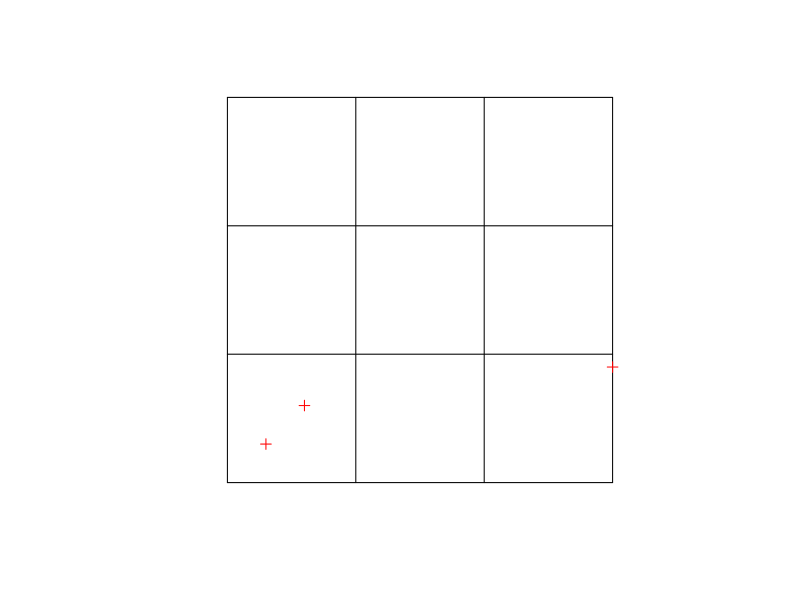
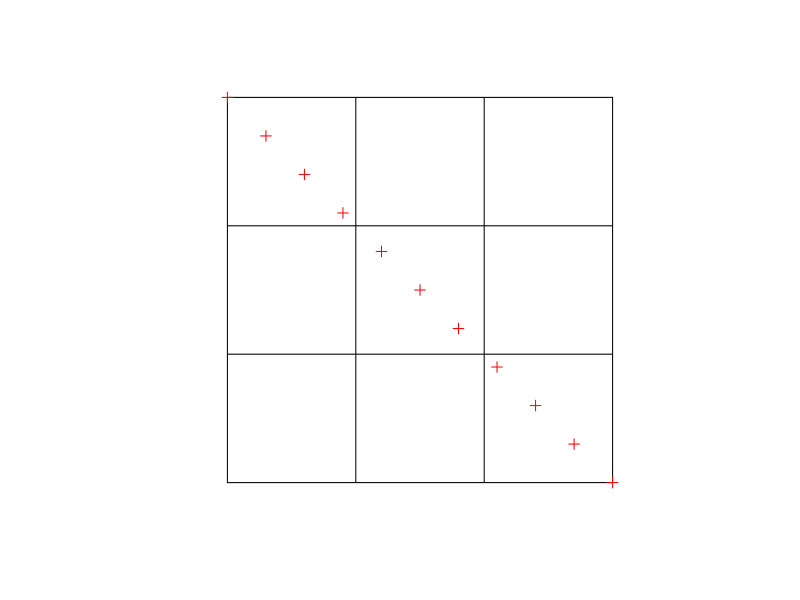

Write the R code that produced these figures, in order.
library(sp)

# define the extent of the area you want to cover
xmin <- 0
xmax <- 10
ymin <- 0
ymax <- 10

# define the number of cells in the x and y directions
ncellx <- 3
ncelly <- 3

cellsize <- ((xmax - xmin)/ ncellx)

# create a SpatialPolygons object to represent the area
area_poly <- SpatialPolygons(list(Polygons(list(Polygon(cbind(c(xmin, xmax, xmax, xmin), c(ymin, ymin, ymax, ymax)))), ID = "1")))

# create a SpatialGrid object to represent the grid over the area
grid <- GridTopology(c(xmin + cellsize/2, ymin + cellsize/2), c(cellsize, cellsize), c(ncellx, ncelly))
grid_sp <- SpatialGrid(grid)

# generate path1 x-y coordinates within the area
points1_df <- data.frame(x = c(1,2,10), y = c(1,2,3))
points1_sp <- SpatialPoints(points1_df)

# generate path2 x-y coordinates within the area
points2_df <- data.frame(x = c(10,9,8,7,6,5,4,3,2,1,0), y = c(0,1,2,3,4,5,6,7,8,9,10))
points2_sp <- SpatialPoints(points2_df)

# use the "over()" function to find which grid cells contain the x-y coordinates
points1_grid <- over(points1_sp, grid_sp)
points2_grid <- over(points2_sp, grid_sp)

# plot the grid and the x-y coordinates within the area
plot(grid_sp)
plot(points1_sp, add = TRUE, col = "red")

plot(grid_sp)
plot(points2_sp, add = TRUE, col = "red")

# Get the indices of the overlapping grid cells
overlapping_indices <- intersect(points1_grid, points2_grid)

# Get the indices of the non-overlapping grid cells for points1
# aka grids that exist in path1 but not path2
non_overlapping_indices_1 <- setdiff(points1_grid, union(overlapping_indices, points2_grid))

# Get the indices of the non-overlapping grid cells for points2
# aka grids that exist in path2 but not path1
non_overlapping_indices_2 <- setdiff(points2_grid, union(overlapping_indices, points1_grid))

# Count the number of overlapping and non-overlapping grid cells
num_overlapping <- length(overlapping_indices)
num_non_overlapping_1 <- length(non_overlapping_indices_1)
num_non_overlapping_2 <- length(non_overlapping_indices_2)

# Print the results
cat("Number of overlapping grid cells: ", num_overlapping, "\n")
cat("Number of non-overlapping grid cells for points1: ", num_non_overlapping_1, "\n")
cat("Number of non-overlapping grid cells for points2: ", num_non_overlapping_2, "\n")
